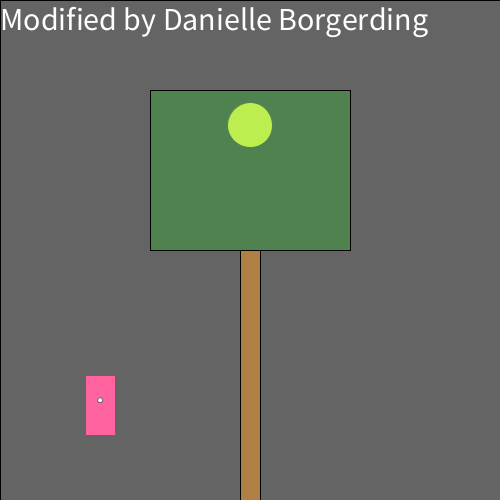
Frame 1 (no input)
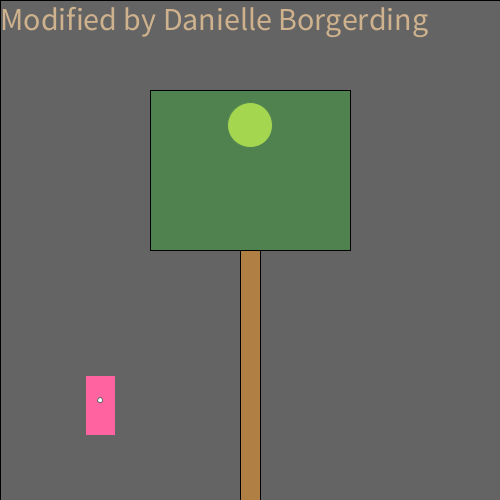
Frame 60 (the mouse pressed at the canvas centre just before this capture)
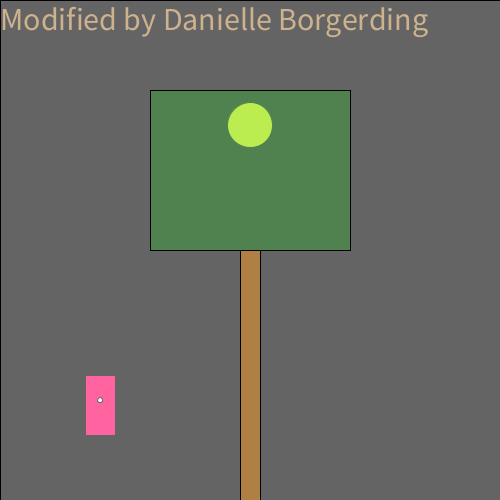
Frame 120 (the mouse held since frame 60 and released just before this capture)

The Processing sketch that drew these frames (run headless with seeded random() and noise(); from frame 60 on, the mouse is pressed at the canvas centre):

// Processing sketch: processing_109431
// ── processing_109431.pde

/*
  Norm Krumpe
  September 22, 2012
  Models a light that is triggered by motion (in this case, motion
  of the mouse).  The light also has a timer.  So, motion turns on the
  light, but a certain amount of time passing with no motion will
  cause the light to turn off again.
*/

// How close you need to get to the
// light sensor in order to turn on
// the light.  Higher values make it
// easier to trigger the light.  Distance
// is measured in pixels.
final int TRIGGER_DISTANCE = 50;

// The location of the sensor:
final int SWITCH_CENTER_X = 100;
final int SWITCH_CENTER_Y = 400;

// seconds until light shuts off automatically when there is no motion
final float SECONDS_UNTIL_AUTO_SHUTOFF = 10; 

// Light will initially be on because of this next value.
// Want the light off initially?  
// Set this to something less than SECONDS_UNTIL_AUTO_SHUTOFF
float timeOfLastTrigger = 0; 
boolean revealTriggerRegion = false;

// Just choose a window size
void setup() {
  size(500, 500);
}

// Each time the mouse moves, check to see
// if it triggered the motion sensor
void mouseMoved() {
  if (motionSensorWasTriggered()) {
    timeOfLastTrigger = millis()/1000.0;
  }
}

// When a key is pressed, toggle the "cheat" that
// reveals the motion sensor's trigger region.
void keyPressed() {
  revealTriggerRegion = !revealTriggerRegion;
}

// Draw the various parts of the scene
void draw() {
  background(0);
  textSize (32);
  text("Modified by Danielle Borgerding", 0, 30);
  drawLightSwitch();
  drawLamp();  
  drawTriggerRegion();
}

// Draws all components of the lamp
void drawLamp() {
  drawLight();
  fill(0, 255, 0, 50);
  rect(150, 90, 200, 160);
  fill(175, 127, 67);
  rect(240, 250, 20, 250);
}

// How the light gets drawn depends on whether
// the lightbulb is lit.
void drawLight() {

  if (secondsSinceLastTrigger() < SECONDS_UNTIL_AUTO_SHUTOFF) {
    // If the light is on:
    int strength = (int)random(156, 256);
    fill(strength, strength, 0);
    ellipse(250, 125, 45, 45);
    fill(255, 100);
    rect(0, 0, width, height);
  }

  else {
    // Light is off:
    fill(10, 10, 0);
    ellipse(250, 125, 45, 45);
  }
}

// Draw the light switch/sensor
void drawLightSwitch() {
  fill(255, 0, 100);
  rect(SWITCH_CENTER_X - 15, SWITCH_CENTER_Y - 25, 30, 60);
  fill(255);
  ellipse(SWITCH_CENTER_X, SWITCH_CENTER_Y, 5, 5);
}

// Return true if the mouse triggered the sensor
boolean motionSensorWasTriggered() {
  return distanceFromLightSwitch() < TRIGGER_DISTANCE;
}

// Compute the distance between the mouse and the sensor
float distanceFromLightSwitch() {  
  return dist(mouseX, mouseY, SWITCH_CENTER_X, SWITCH_CENTER_Y);
}

// Determine how long it has been since the motion sensor
// was last turned on.
float secondsSinceLastTrigger() {
  return millis()/1000.0 - timeOfLastTrigger;
}

// Show a "cheat" region so that you know where the mouse
// needs to go in order to trigger the light sensor
void drawTriggerRegion() {
  if (revealTriggerRegion) {
    fill(255, 25);
    ellipse(SWITCH_CENTER_X, SWITCH_CENTER_Y, 
    TRIGGER_DISTANCE * 2, TRIGGER_DISTANCE * 2);
  }
}
